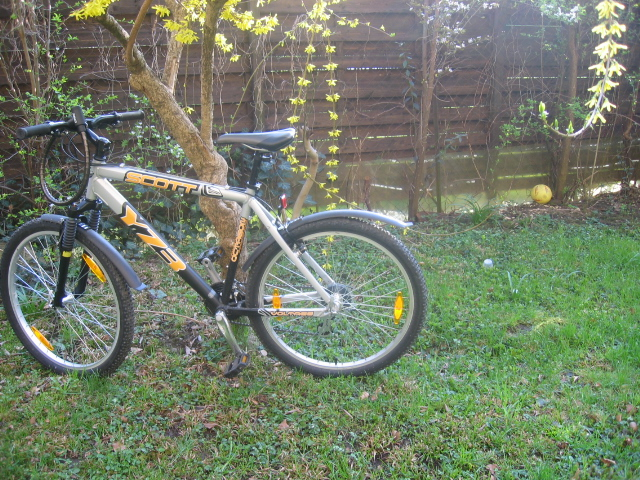
#> input picture New folder/bike_002.png, 640 x 480 px, given as the content of the folder VOC2005_1/PNGImages/, which was not available
$ python extractSIFTs.py 'New folder/bike_002.png'   (older library calls are emulated)
#> lines starting #> are read from the running program, lines starting #| are printed output that depends on the picture
import cv2
import sys
import os

# Set wd to this file's location
os.chdir(os.path.dirname(os.path.abspath(sys.argv[0])))

# parameters
#gamma = 0.9 #contrastThreshold
delta = 8 #sampling step

# Loop through 2 datasets
for i in range(1,3):
    img_path = "VOC2005_" + str(i) + "/PNGImages/"
    desc_path = "VOC2005_" + str(i) + "/DescSIFTs/"
    if not os.path.exists(desc_path):
        os.makedirs(desc_path)
    kp_path = "VOC2005_" + str(i) + "/kpSIFTs/"
    if not os.path.exists(kp_path):
        os.makedirs(kp_path)

    # Get subdir list
    subdir = os.listdir(img_path)

    # Loop through subdir
    for j in range(0, len(subdir)):
        img_dir = img_path + subdir[j]
        desc_dir = desc_path + subdir[j]
        if not os.path.exists(desc_dir):
            os.makedirs(desc_dir)
        kp_dir = kp_path + subdir[j]
        if not os.path.exists(kp_dir):
            os.makedirs(kp_dir)

        # Get image list
        imgs = os.listdir(img_dir)

        # Loop through images
        for k in range(0, len(imgs)):
            name = imgs[k].split('.')[0]

            # Extract descriptors
            img = cv2.imread(img_dir + '/' + imgs[k])
#> img is the input picture: shape (480, 640, 3); mean B, G, R 105.9, 126.7, 115.9
            gray = cv2.cvtColor(img, cv2.COLOR_BGR2GRAY)
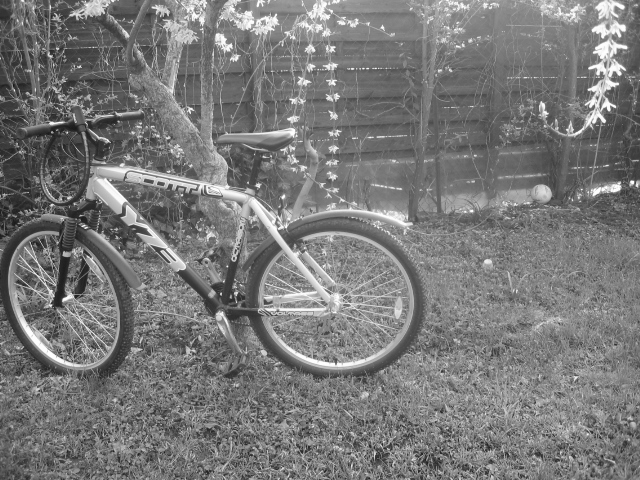
#> gray: shape (480, 640); min 21, max 255, mean 121.1

#> (the run stopped early here; a loop or call above may not have finished)

$ run again, on New folder/bike_train.png
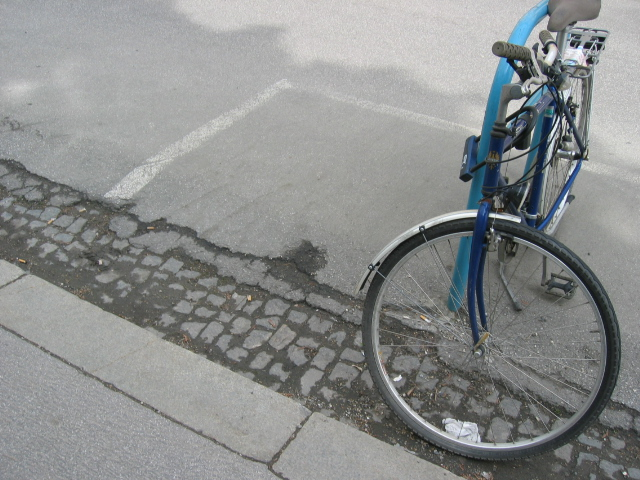
#> input picture New folder/bike_train.png, 640 x 480 px, given as the content of the folder VOC2005_1/PNGImages/, which was not available
#> img is the input picture: shape (480, 640, 3); mean B, G, R 140.7, 141.4, 139.2
#> `gray = cv2.cvtColor(img, cv2.COLOR_BGR2GRAY)`:
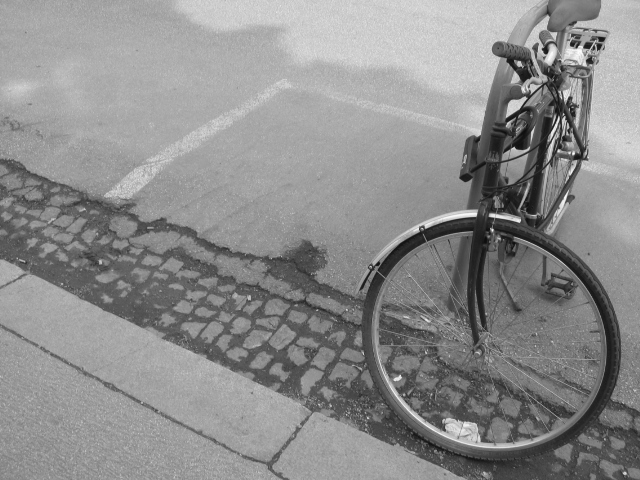
#> gray: shape (480, 640); min 12, max 254, mean 140.7

$ run again, on New folder/car_test1.png
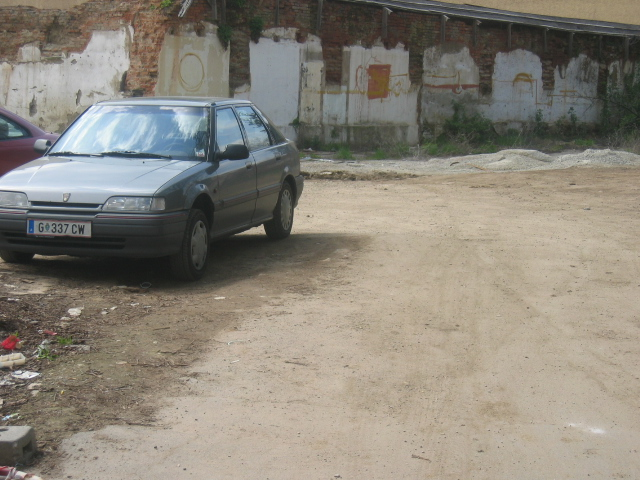
#> input picture New folder/car_test1.png, 640 x 480 px, given as the content of the folder VOC2005_1/PNGImages/, which was not available
#> img is the input picture: shape (480, 640, 3); mean B, G, R 121.8, 132.7, 138.5
#> `gray = cv2.cvtColor(img, cv2.COLOR_BGR2GRAY)`:
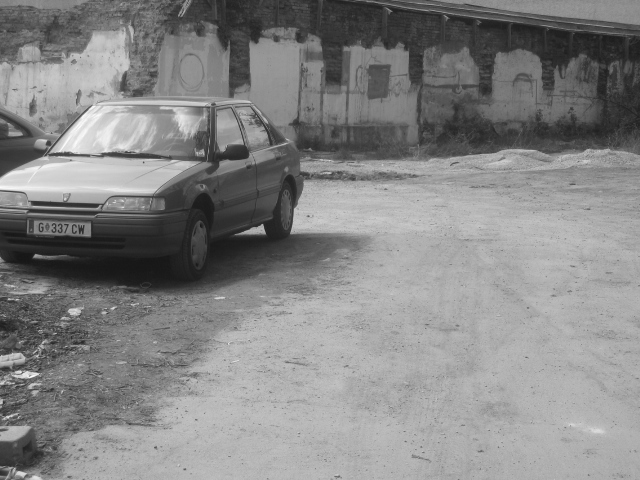
#> gray: shape (480, 640); min 21, max 254, mean 133.2
